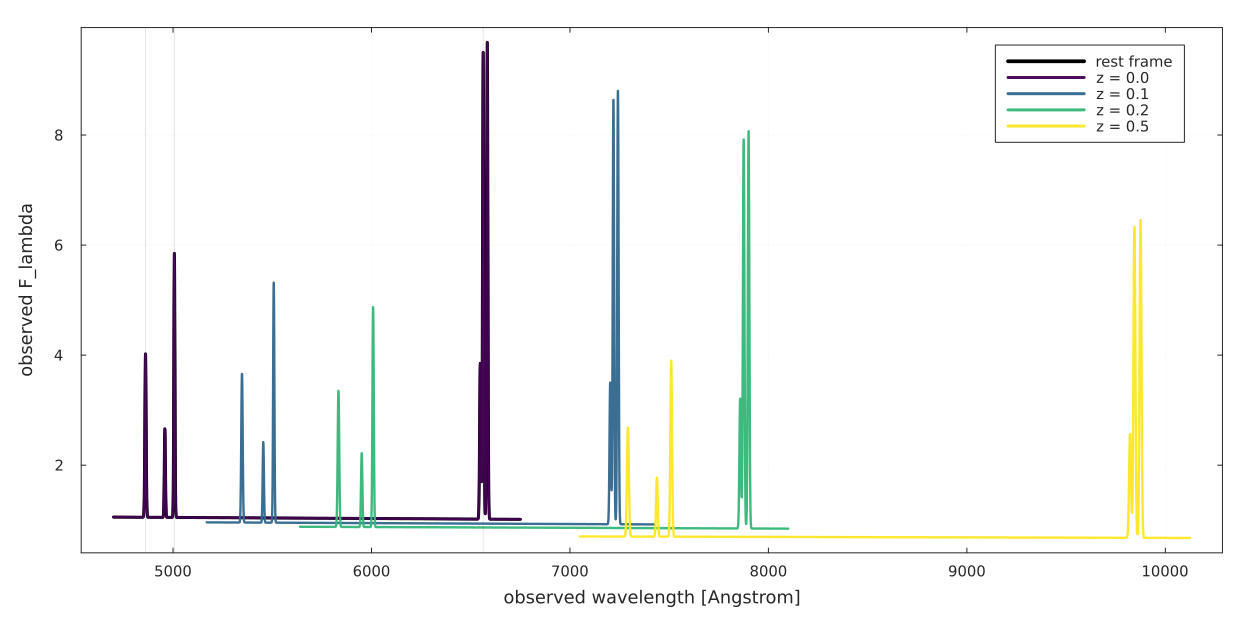

Reproduce this figure in Julia.
# Complex galaxy-spectrum example with redshifted wavelength and flux density.
#
# Model:
#   continuum + Hbeta + [OIII] doublet + Halpha + [NII] doublet
#
# For flux density per unit wavelength:
#   lambda_rest = lambda_obs / (1 + z)
#   F_lambda_obs(lambda_obs) = F_lambda_rest(lambda_rest) / (1 + z)
#
# Run with:
#   julia --project=/home/matteo/.julia/environments/v1.12 examples/complex_redshifted_galaxy_spectrum.jl

using AstroFit
using Plots

const L_HB = 4861.3
const L_OIII_B = 4958.9
const L_OIII_R = 5006.8
const L_HA = 6562.8
const L_NII_B = 6548.1
const L_NII_R = 6583.4

Base.@kwdef struct RedshiftAxis{T<:Real} <: AbstractModel{1}
    z::T = 0.0
end
RedshiftAxis(z::Real) = RedshiftAxis{typeof(float(z))}(float(z))
AstroFit.render(m::RedshiftAxis, lambda::Number) = lambda / (1 + m.z)

Base.@kwdef struct RedshiftFlux{T<:Real} <: AbstractModel{1}
    z::T = 0.0
end
RedshiftFlux(z::Real) = RedshiftFlux{typeof(float(z))}(float(z))
AstroFit.render(m::RedshiftFlux, lambda::Number) = inv(1 + m.z)

# Rest-frame galaxy spectrum. The tied parameters encode common physical
# assumptions: shared narrow-line kinematics and fixed atomic doublet ratios.
rest_spec = @model begin
    cont = Linear1D(slope = -2.0e-5, intercept = 1.15)

    hbeta = Gaussian1D(amplitude = 2.4, mean = L_HB, sigma = 2.8)

    oiii_b = Gaussian1D(amplitude = 1.6, mean = L_OIII_B, sigma = 2.8)
    oiii_r = Gaussian1D(amplitude = 4.8, mean = L_OIII_R, sigma = 2.8)

    ha = Gaussian1D(amplitude = 8.5, mean = L_HA, sigma = 3.2)
    nii_b = Gaussian1D(amplitude = 1.0, mean = L_NII_B, sigma = 3.2)
    nii_r = Gaussian1D(amplitude = 3.1, mean = L_NII_R, sigma = 3.2)

    cont + hbeta + oiii_b + oiii_r + ha + nii_b + nii_r
end

rest_spec = @constrain rest_spec begin
    @bound cont.intercept in (0.0, Inf)

    @bound ha.amplitude in (0.0, Inf)
    @bound ha.mean      in (L_HA - 20.0, L_HA + 20.0)
    @bound ha.sigma     in (0.3, 20.0)

    @tie nii_b.amplitude = ha.amplitude / 3.0
    @tie nii_r.amplitude = (3.06 / 3.0) * ha.amplitude
    @tie nii_b.mean      = (L_NII_B / L_HA) * ha.mean
    @tie nii_r.mean      = (L_NII_R / L_HA) * ha.mean
    @tie nii_b.sigma     = ha.sigma
    @tie nii_r.sigma     = ha.sigma

    @tie hbeta.amplitude = ha.amplitude / 2.86
    @tie hbeta.mean      = (L_HB / L_HA) * ha.mean
    @tie hbeta.sigma     = ha.sigma

    @bound oiii_r.amplitude in (0.0, Inf)
    @bound oiii_r.mean      in (L_OIII_R - 20.0, L_OIII_R + 20.0)
    @bound oiii_r.sigma     in (0.3, 20.0)

    @tie oiii_b.amplitude = oiii_r.amplitude / 2.98
    @tie oiii_b.mean      = (L_OIII_B / L_OIII_R) * oiii_r.mean
    @tie oiii_b.sigma     = oiii_r.sigma
end

# Observed-frame wrapper: one redshift controls both the wavelength transform
# and the F_lambda scaling.
observed_template = @model begin
    rest = rest_spec
    wavelength_shift = RedshiftAxis(z = 0.0)
    flux_scale = RedshiftFlux(z = 0.0)

    (rest ∘ wavelength_shift) * flux_scale
end

observed_template = @constrain observed_template begin
    @bound wavelength_shift.z in (0.0, 1.0)
    @tie   flux_scale.z = wavelength_shift.z
end

lambda_rest = collect(range(4700.0, 6750.0; length = 5000))
rest_flux = render(rest_spec, lambda_rest)

z_values = [0.0, 0.1, 0.2, 0.5]
palette = cgrad(:viridis, length(z_values), categorical = true)

plt = plot(
    size = (1250, 620),
    legend = :topright,
    background_color = :white,
    foreground_color = :gray15,
    gridcolor = :gray88,
    framestyle = :box,
    left_margin = 9Plots.mm,
    bottom_margin = 7Plots.mm,
    right_margin = 5Plots.mm,
    top_margin = 5Plots.mm,
)

plot!(
    plt,
    lambda_rest,
    rest_flux;
    label = "rest frame",
    color = :black,
    linewidth = 3.0,
    xlabel = "observed wavelength [Angstrom]",
    ylabel = "observed F_lambda",
    guidefontsize = 12,
    tickfontsize = 10,
    legendfontsize = 10,
)

for (i, z) in enumerate(z_values)
    observed = @set observed_template.wavelength_shift.z = z
    lambda_obs = lambda_rest .* (1 + z)
    flux_obs = render(observed, lambda_obs)

    # Exact checks for the redshift wrapper and tie.
    @assert observed.flux_scale.z == observed.wavelength_shift.z
    @assert isapprox(
        render(observed, L_HA * (1 + z)),
        render(rest_spec, L_HA) / (1 + z);
        rtol = 1e-12,
    )

    label = "z = $(z)"

    plot!(
        plt,
        lambda_obs,
        flux_obs;
        label,
        color = palette[i],
        linewidth = 2.4,
        alpha = 0.95,
    )
end

for line in (L_HB, L_OIII_R, L_HA)
    vline!(plt, [line]; color = :gray35, alpha = 0.16, linewidth = 1.0, label = false)
end

outpath = joinpath(@__DIR__, "complex_redshifted_galaxy_spectrum.png")
savefig(plt, outpath)

println("saved plot -> ", outpath)
println("free parameters in rest-frame constrained spectrum: ", nfree(rest_spec))
println("free parameters in observed model: ", nfree(observed_template))
println("tie check at z=0.12: flux_scale.z = ",
        (@set observed_template.wavelength_shift.z = 0.12).flux_scale.z)
